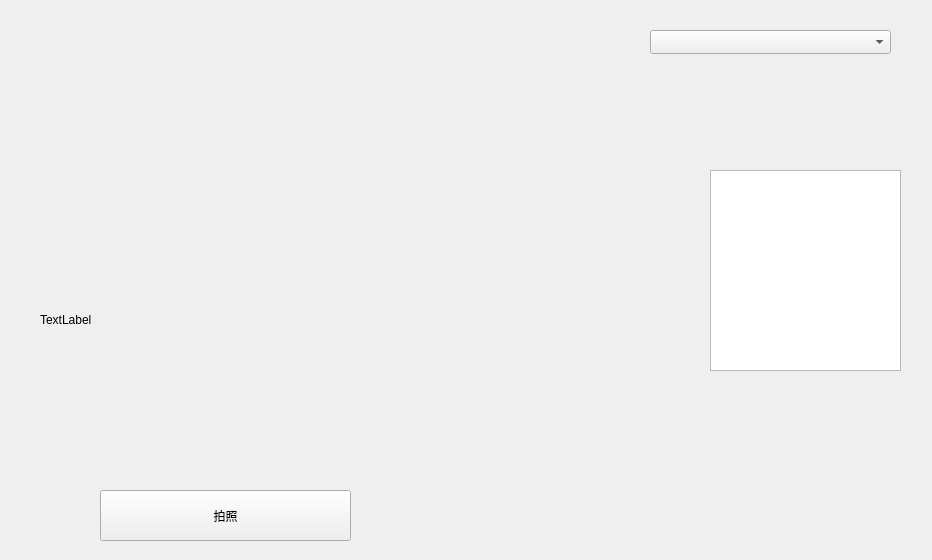
<?xml version="1.0" encoding="UTF-8"?>
<ui version="4.0">
 <class>ImageTest</class>
 <widget class="QWidget" name="ImageTest">
  <property name="geometry">
   <rect>
    <x>0</x>
    <y>0</y>
    <width>932</width>
    <height>560</height>
   </rect>
  </property>
  <property name="windowTitle">
   <string>ImageTest</string>
  </property>
  <widget class="QPushButton" name="pushButton">
   <property name="geometry">
    <rect>
     <x>100</x>
     <y>490</y>
     <width>251</width>
     <height>51</height>
    </rect>
   </property>
   <property name="text">
    <string>拍照</string>
   </property>
  </widget>
  <widget class="QLabel" name="label">
   <property name="geometry">
    <rect>
     <x>40</x>
     <y>70</y>
     <width>700</width>
     <height>500</height>
    </rect>
   </property>
   <property name="minimumSize">
    <size>
     <width>700</width>
     <height>500</height>
    </size>
   </property>
   <property name="maximumSize">
    <size>
     <width>700</width>
     <height>500</height>
    </size>
   </property>
   <property name="text">
    <string>TextLabel</string>
   </property>
   <property name="scaledContents">
    <bool>true</bool>
   </property>
  </widget>
  <widget class="QTextBrowser" name="textBrowser">
   <property name="geometry">
    <rect>
     <x>710</x>
     <y>170</y>
     <width>191</width>
     <height>201</height>
    </rect>
   </property>
   <property name="font">
    <font>
     <pointsize>27</pointsize>
    </font>
   </property>
  </widget>
  <widget class="QComboBox" name="comboBox">
   <property name="geometry">
    <rect>
     <x>650</x>
     <y>30</y>
     <width>241</width>
     <height>24</height>
    </rect>
   </property>
  </widget>
 </widget>
 <resources/>
 <connections/>
</ui>
